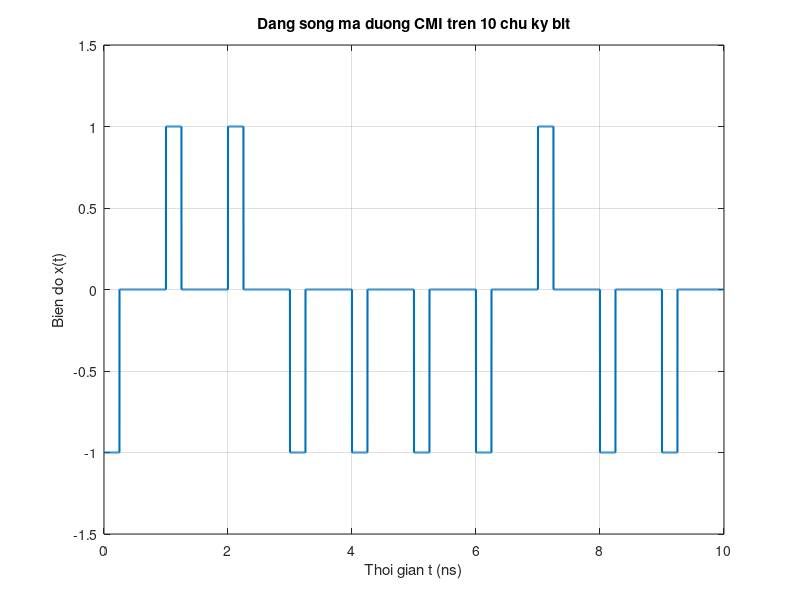

Write the MATLAB code that produced this figure.
clc; clear;

Rb = 1e9;
Tb = 1 / Rb;    % Chu ki bit

Nbit = 100;
Ns = 1000;      % So mau tren 1 bit
Ts = Tb / Ns;   % Khoang tgian giua cac lan lay mau trong 1 bit

% a. Tao chuoi bit gom 100 phan tu
bit = randi([0, 1], 1, Nbit);
disp('Chuoi bit nhi phan: ');
disp(bit);

% b. Chuyen chuoi bit sang ma duong luong cuc RZ 25%
x = zeros(1, Nbit * Ns);
duty = 0.25;    % 25%
Ns_xung = duty * Ns;

for k = 1 : Nbit
    % Xac dinh vi tri mau cua bit thu k
    start = (k - 1) * Ns + 1;
    stop = k * Ns;
    stop_xung = start + Ns_xung - 1;

    if bit(k) == 1
        x(start : stop_xung) = 1;
        x(stop_xung + 1 : stop) = 0;
    else
        x(start : stop_xung) = -1;
        x(stop_xung + 1 : stop) = 0;
    end
end

%c. Ve tin hieu trong 10 chu ki bit

so_bit_ve = 10;
so_mau_ve = so_bit_ve * Ns;

t = 0 : Ts : Ts * (so_mau_ve  - 1);

figure;
plot(t * 1e9, x(1 : so_mau_ve), 'LineWidth', 1.5);
grid on;
xlabel('Thoi gian t (ns)');
ylabel('Bien do x(t)');
title('Dang song ma duong CMI tren 10 chu ky bit');
ylim([-1.5 1.5]);
xlim([0 so_bit_ve * Tb * 1e9]);
